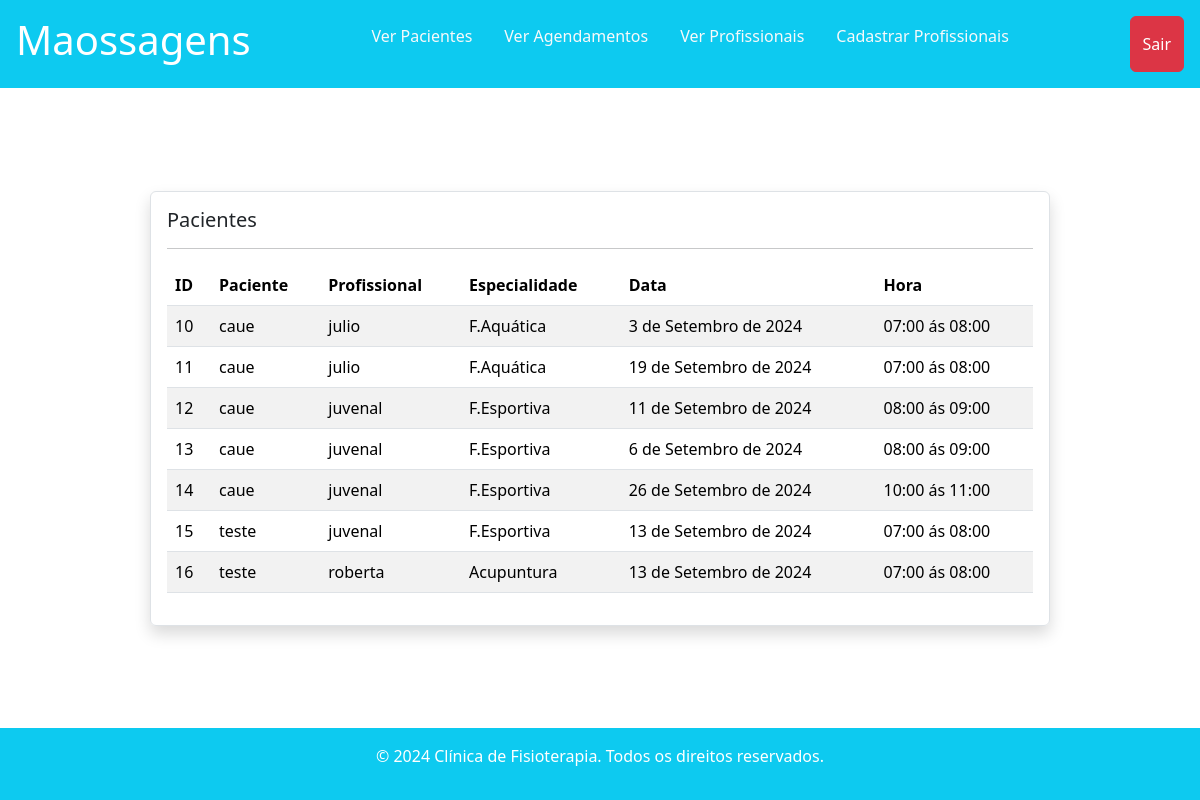
The app's page /registros/ver_agendamentos/, older data.
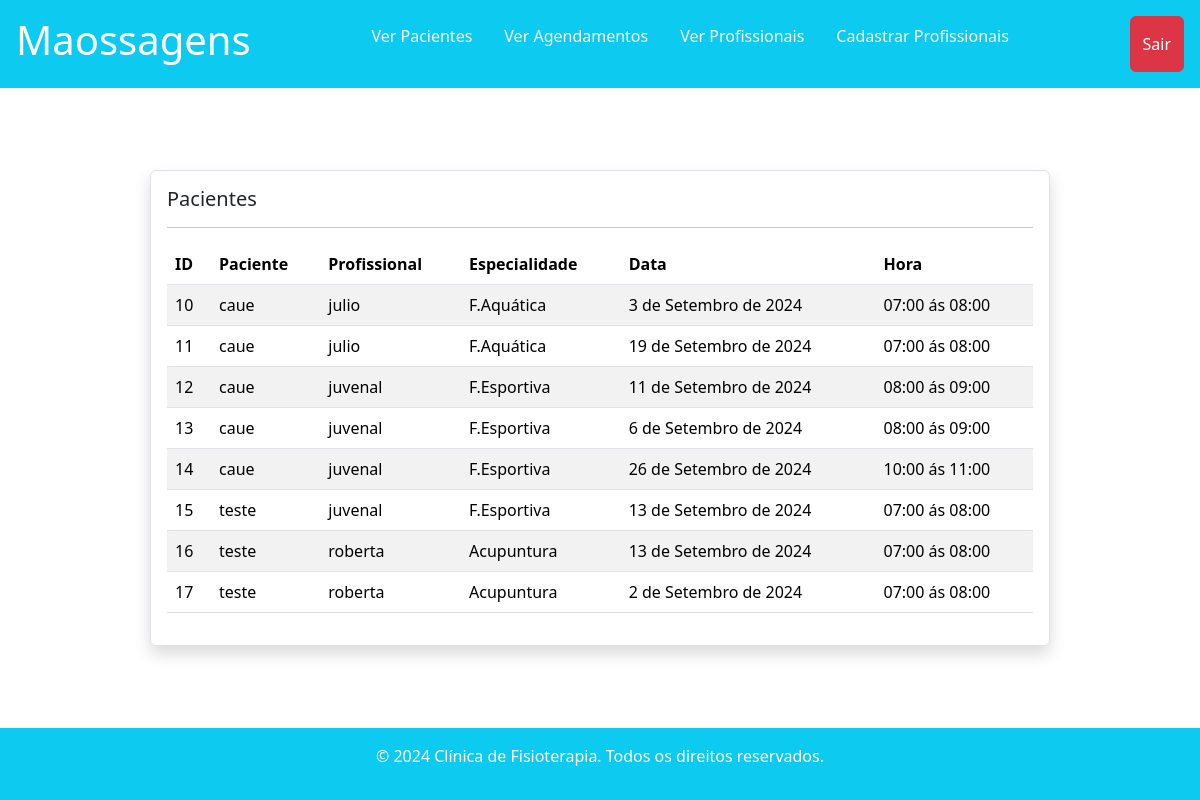
The same page, newer data.
### agenda/models.py (models this page shows, shortened)
class Agendamento(models.Model):
    HORARIOS = (
        ("1", "07:00 ás 08:00"),
        ("2", "08:00 ás 09:00"),
        ("3", "09:00 ás 10:00"),
        ("4", "10:00 ás 11:00"),
        ("5", "11:00 ás 12:00"),
    )
    def validar_dia(value):
        today = date.today()
        weekday = date.fromisoformat(f'{value}').weekday()
        if value < today:
            raise ValidationError('Não é possivel escolher um data atrasada.')
        if (weekday == 5) or (weekday == 6):
            raise ValidationError('Escolha um dia útil da semana.')
    paciente = models.ForeignKey(Paciente, on_delete=models.DO_NOTHING)
    profissional = models.ForeignKey(Profissional, on_delete=models.DO_NOTHING)
    especialidade = models.ForeignKey(Especialidade, on_delete=models.DO_NOTHING)
    data = models.DateField(help_text="Insira uma data para agenda", validators=[validar_dia], default=date.today())
    hora = models.CharField(max_length=60, choices=HORARIOS)
    class Meta:
        verbose_name = 'Agenda'

### paciente/models.py (models this page shows)
class Paciente(models.Model):
    nome = models.CharField(max_length=60, null=False)
    email = models.EmailField(null=False)
    senha = models.CharField(max_length=64,null=False)
    def __str__(self):
        return self.nome

### profissional/models.py (models this page shows)
class Profissional(models.Model):
    nome = models.CharField(max_length=255)
    area_especializacao = models.ForeignKey(Especialidade, on_delete=models.DO_NOTHING)
    telefone = models.CharField(max_length=20)
    email = models.EmailField()
    def __str__(self):
        return self.nome

class Especialidade(models.Model):
    especialidade = models.CharField(max_length=100)
    def __str__(self):
        return self.especialidade

### registros/views.py (the view)
# urls.py: path('ver_agendamentos/', views.ver_agendamentos, name='ver_agendamentos'),
def ver_agendamentos(request):
    if request.method == "GET":
        agendamentos = Agendamento.objects.all()
        return render(request,'ver_agendamentos.html', {'agendamentos' : agendamentos})

### registros/templates/ver_agendamentos.html (shortened to what this page needs)
{% extends "base.html" %}
{% load static %}
{% block 'body' %}
<header>
    <div class="container-fluid d-flex  justify-content-between bg-info text-white p-3">
        <h1>Maossagens</h1>
        {% include 'partials/regis_nav.html' %}
        <a href="{% url 'sair' %}" class="btn btn-danger d-flex text-center align-items-center">Sair</a>
    </div>
</header>
<main class="flex-fill d-flex flex-row align-items-center">
    <div class="container w-75 border rounded p-3 mx-auto shadow">
        <h1 class='fs-5'>Pacientes</h1>
        <hr>
        <table class="table table-striped">
            <thead>
                <tr>
                    <th>ID</th>
                    <th>Paciente</th>
                    <th>Profissional</th>
                    <th>Especialidade</th>
                    <th>Data</th>
                    <th>Hora</th>
                </tr>
            </thead>
            <tbody>
                {% for agendamento in agendamentos %}
                    <tr>
                        <td>{{ agendamento.id }}</td>
                        <td>{{ agendamento.paciente }}</td>
                        <td>{{ agendamento.profissional }}</td>
                        <td>{{ agendamento.especialidade }}</td>
                        <td>{{ agendamento.data }}</td>
                        <td>{{ agendamento.get_hora_display }}</td>
                    </tr>
                {% empty %}
                    <tr>
                        <td colspan="4">Você não nenhum agendamento.</td>
                    </tr>
                {% endfor %}
            </tbody>
        </table>
    </div>
</main>
{% endblock 'body' %}

Row changes from the older to the newer data that the page shows:
added Agendamento: id "17", paciente "teste", profissional "roberta", especialidade "Acupuntura", data "2 de Setembro de 2024", hora "07:00 ás 08:00"
